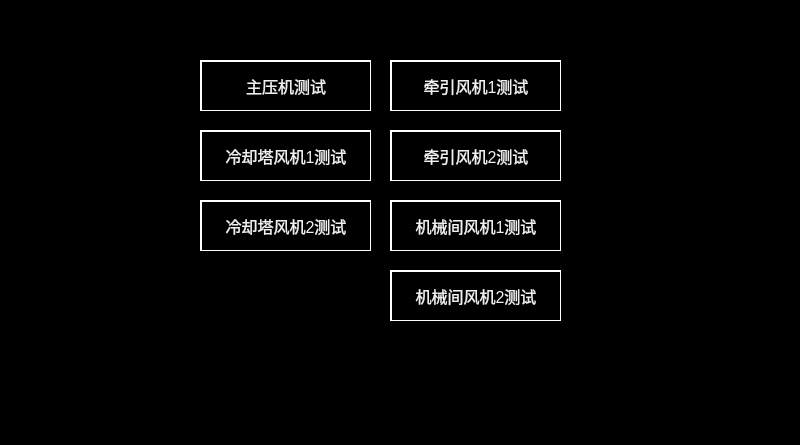
<?xml version="1.0" encoding="UTF-8"?>
<ui version="4.0">
 <class>Main_AssistantDevice</class>
 <widget class="QWidget" name="Main_AssistantDevice">
  <property name="geometry">
   <rect>
    <x>0</x>
    <y>0</y>
    <width>800</width>
    <height>445</height>
   </rect>
  </property>
  <property name="windowTitle">
   <string>Form</string>
  </property>
  <property name="styleSheet">
   <string notr="true">QWidget
{
	background-color: black;
}
QLabel
{
	border:1px solid lightgray;
    color:white;
font:16px
}

QPushButton
{
	font:16px;
    color: rgb(240,240,240);
	background-color: rgb(0, 0, 0);
	border-top: 2px solid white;	
	border-left: 2px solid white;
   border-right: 1px solid white;
   border-bottom: 1px solid white;
}</string>
  </property>
  <widget class="QPushButton" name="PB_F_1">
   <property name="geometry">
    <rect>
     <x>200</x>
     <y>60</y>
     <width>171</width>
     <height>51</height>
    </rect>
   </property>
   <property name="whatsThis">
    <string>1</string>
   </property>
   <property name="text">
    <string>主压机测试</string>
   </property>
  </widget>
  <widget class="QPushButton" name="PB_F_2">
   <property name="geometry">
    <rect>
     <x>200</x>
     <y>130</y>
     <width>171</width>
     <height>51</height>
    </rect>
   </property>
   <property name="whatsThis">
    <string>2</string>
   </property>
   <property name="text">
    <string>冷却塔风机1测试</string>
   </property>
  </widget>
  <widget class="QPushButton" name="PB_F_3">
   <property name="geometry">
    <rect>
     <x>200</x>
     <y>200</y>
     <width>171</width>
     <height>51</height>
    </rect>
   </property>
   <property name="whatsThis">
    <string>3</string>
   </property>
   <property name="text">
    <string>冷却塔风机2测试</string>
   </property>
  </widget>
  <widget class="QPushButton" name="PB_F_4">
   <property name="geometry">
    <rect>
     <x>390</x>
     <y>60</y>
     <width>171</width>
     <height>51</height>
    </rect>
   </property>
   <property name="whatsThis">
    <string>4</string>
   </property>
   <property name="text">
    <string>牵引风机1测试</string>
   </property>
  </widget>
  <widget class="QPushButton" name="PB_F_6">
   <property name="geometry">
    <rect>
     <x>390</x>
     <y>200</y>
     <width>171</width>
     <height>51</height>
    </rect>
   </property>
   <property name="whatsThis">
    <string>6</string>
   </property>
   <property name="text">
    <string>机械间风机1测试</string>
   </property>
  </widget>
  <widget class="QPushButton" name="PB_F_5">
   <property name="geometry">
    <rect>
     <x>390</x>
     <y>130</y>
     <width>171</width>
     <height>51</height>
    </rect>
   </property>
   <property name="whatsThis">
    <string>5</string>
   </property>
   <property name="text">
    <string>牵引风机2测试</string>
   </property>
  </widget>
  <widget class="QPushButton" name="PB_F_7">
   <property name="geometry">
    <rect>
     <x>390</x>
     <y>270</y>
     <width>171</width>
     <height>51</height>
    </rect>
   </property>
   <property name="whatsThis">
    <string>7</string>
   </property>
   <property name="text">
    <string>机械间风机2测试</string>
   </property>
  </widget>
 </widget>
 <resources/>
 <connections/>
</ui>
